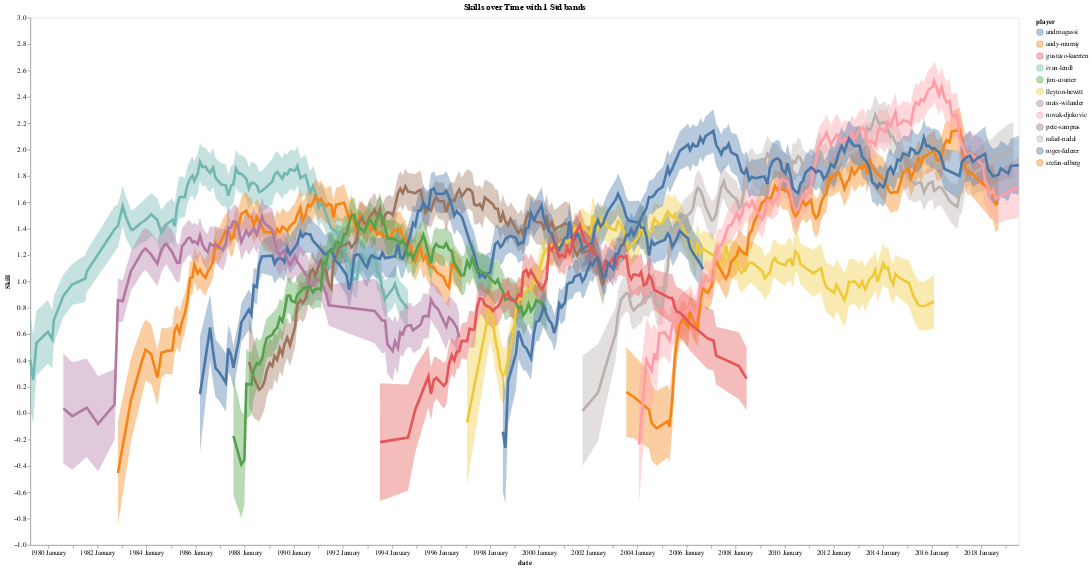

Notebook cell for this chart:
### Code cell
self.plot_player_skills(players = top_players_id_lst, players_id_mapping=top_players_map, width=1500, burnin=0)

### Figure 1 — Vega-Lite specification as saved in the notebook (floating-point values rounded to 4 significant figures; data arrays with more than 128 entries replaced by an {"elided": "..."} marker saying what was removed)
{"config": {"view": {"continuousWidth": 300, "continuousHeight": 300}, "axis": {"grid": false}}, "layer": [{"mark": {"type": "area", "opacity": 0.4}, "encoding": {"color": {"field": "player", "type": "nominal"}, "x": {"field": "date", "type": "temporal"}, "y": {"field": "lower", "type": "quantitative"}, "y2": {"field": "upper"}}}, {"mark": {"type": "line", "strokeWidth": 4}, "encoding": {"color": {"field": "player", "scale": {"scheme": "tableau10"}, "sort": ["d643", "f324", "s402", "l018", "n409", "a092", "h432", "e004", "c243", "k293", "mc10", "w023"], "type": "nominal"}, "x": {"axis": {"format": "%Y %B"}, "field": "date", "type": "temporal"}, "y": {"field": "mu", "scale": {"zero": false}, "title": "Skill", "type": "quantitative"}}}], "data": {"name": "data-b00c9c1dc28b0dd135863a752e76f2aa"}, "height": 800, "title": "Skills over Time with 1 Std bands", "width": 1500, "$schema": "https://vega.github.io/schema/vega-lite/v5.20.1.json", "datasets": {"data-b00c9c1dc28b0dd135863a752e76f2aa": {"elided": "1463 records"}}}
